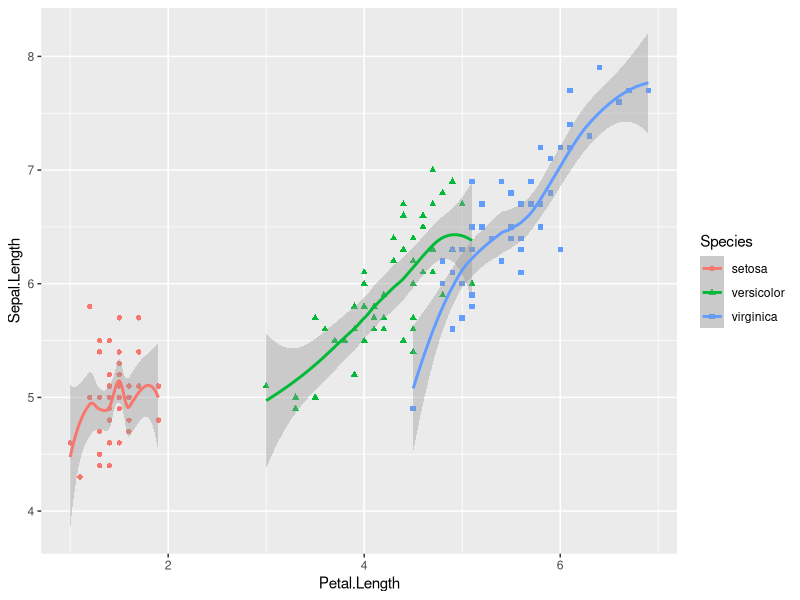
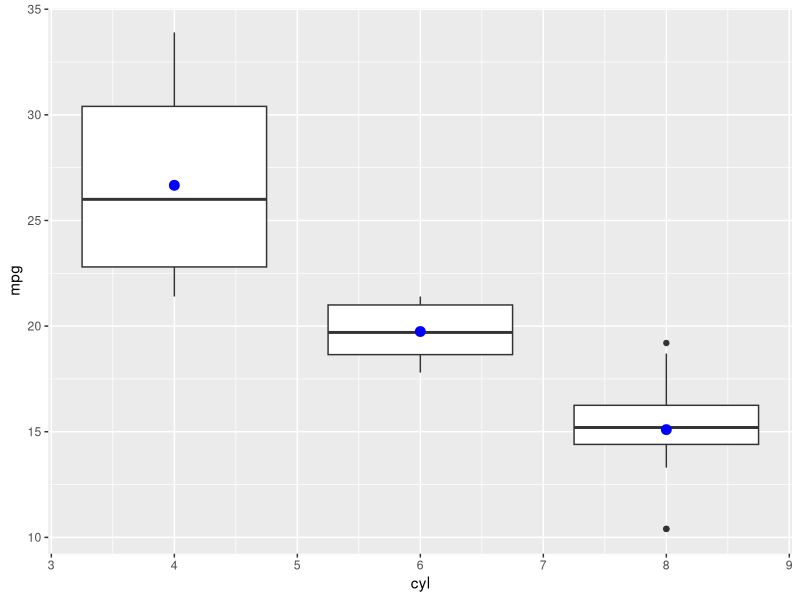

Generate these figures, in order, with R: (Note: this script raises an error after producing the figures.)
## ---- chunk 1
library(tidyverse)
## ---- chunk 2
ggplot(data = iris,
       aes(x = Petal.Length,
           y = Sepal.Length)) +
  geom_point(aes(color = Species,
                 shape = Species)) +
  geom_smooth(aes(color = Species))
## ---- chunk 3
# Create a new tibble summarizing data from the mtcars tibble.
avg_mpg <- mtcars %>% 
  group_by(cyl) %>% 
  summarize(mean_mpg = mean(mpg))

# Start with the mtcars tibble.
mtcars %>% ggplot() +
  geom_boxplot(aes(x = cyl,
                   y = mpg,
                   group = cyl)) +
  geom_point(data = avg_mpg,  # Add data from ag_mpg tibble.
             aes(x = cyl,
                 y = mean_mpg),
             color = "blue",
             size = 3)
## ---- chunk 4
total <- 5 + 11 + 19
average <- total/3

# Display the results
total
average
## ---- chunk 5
# Create a vector of numbers
numbers <- c(5, 11, 19)  # c() is a function!

total <- sum(numbers)    # Use the sum function
average <- mean(numbers) # Use the mean function

# Display the results
total
average
## ---- chunk 6
average <- function(args) {
  # Add the numbers, store in total
  total <- sum(args)
  
  # Divide total number the number of elements in the vector
  # Store in variable called avg
  avg <- total/length(args)
  
  # Return the result.
  return(avg)
}
## ---- chunk 7
# Test with three numbers
average(c(5, 11, 19))

# Test with a vector of sepal lengths from the iris data frame.
average(iris$Sepal.Length)

# To be sure it works, use the built-in mean() function on iris sepal lengths.
mean(iris$Sepal.Length)
## ---- chunk 8
numbers <- c(5, 11, NA, 19)
average(numbers)
## ---- chunk 9
numbers <- c(5, 11, NA, 19)

# Default setting of na.rm = FALSE
mean(numbers) # Returns NA

# Override the default with na.rm = TRUE
mean(numbers, na.rm = TRUE) # Returns the mean
## ---- chunk 10
# Comments removed for brevity. Your code must have comments.
average <- function(values) {
  total <- sum(values)
  avg <- total/length(values)
  return(avg)
}
## ---- chunk 11
average <- function(values, na.rm = FALSE) {
  total <- sum(values)
  avg <- total/length(values)
  return(avg)
}
## ---- chunk 12
average <- function(values, na.rm = FALSE) {
  ifelse (na.rm,                     # Test
          values <- na.omit(values), # Is TRUE
          values)                    # IS FALSE
  total <- sum(values)
  avg <- total/length(values)
  return(avg)
}
## ---- chunk 13
numbers <- c(5, 11, NA, 19)
average(numbers) # na.rm = FALSE is the default
average(numbers, na.rm = TRUE) # override the default
## ---- chunk 14
average(c())

average(NULL)

average(c("a", "b", "c"))
